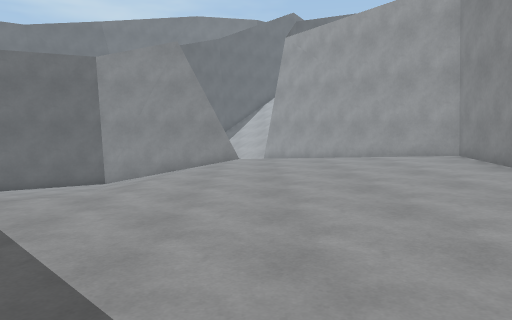
[1] (above)

19 first-person views from a walk through a 3-D level made in the Unity game engine. The camera is 1.4 m above the floor, tilts 6° down and sees 70° across. The floor is counted in squares, 1 m on a side. Each view is taken from the middle of a square. On the plan, view 1 faces up. The plan holds only what a view shows up to about 16 squares ahead; the rest is blank. The place goes on beyond the plan. The player character is not drawn.

[2]
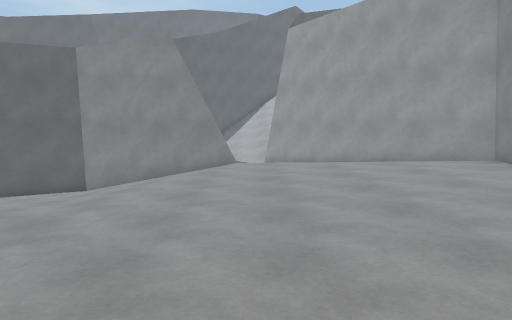

[3]
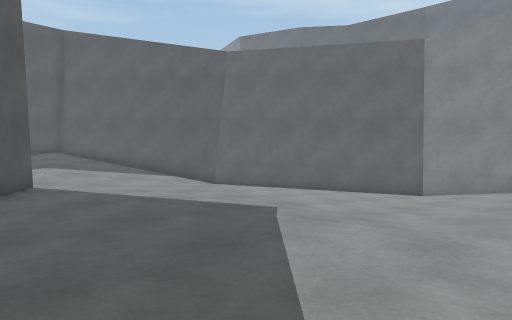

[4]
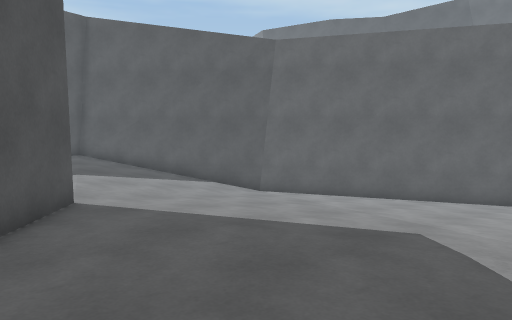

[5]
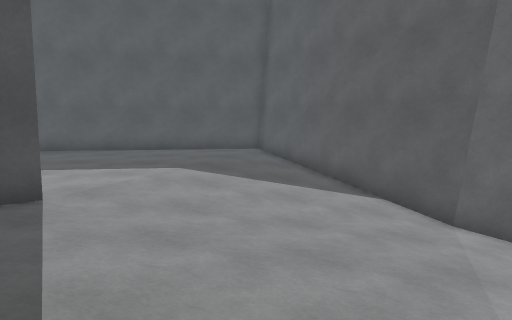

[6]
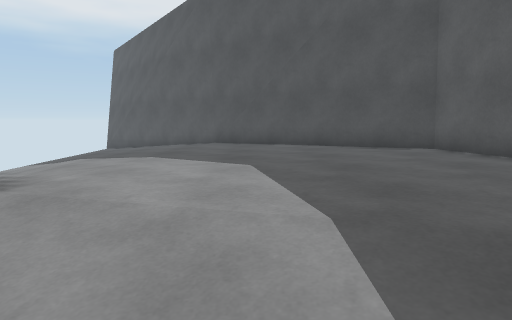

[7]
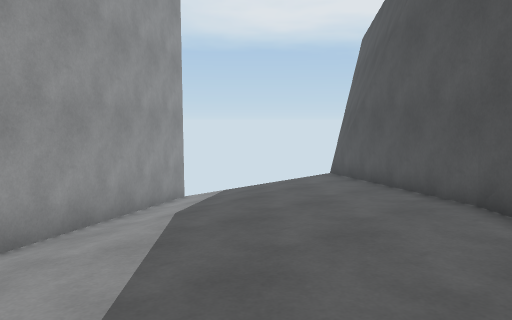

[8]
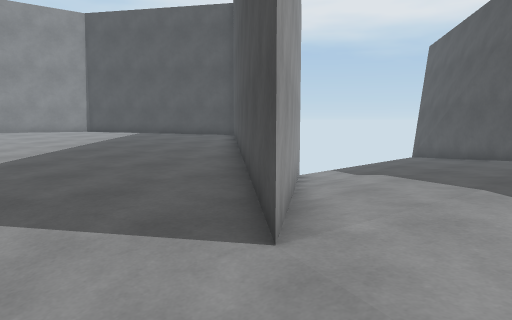

[9]
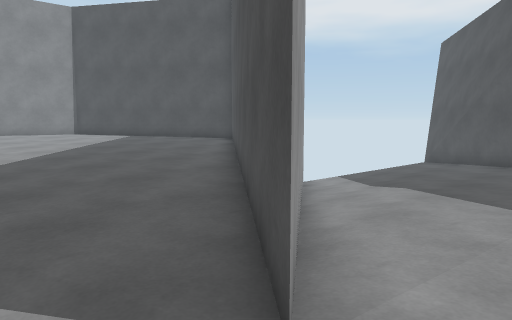

[10]
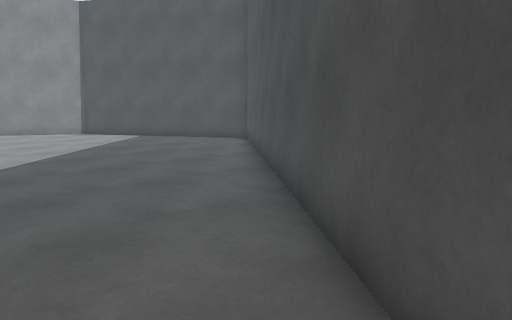

[11]
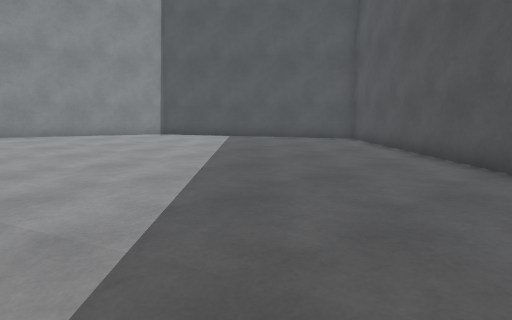

[12]
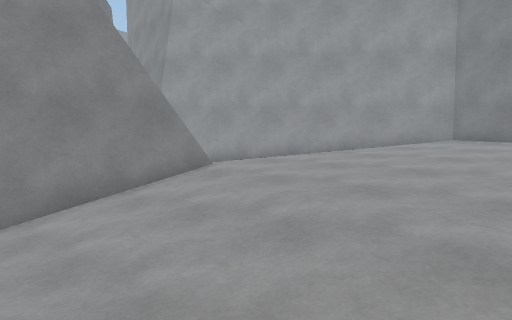

[13]
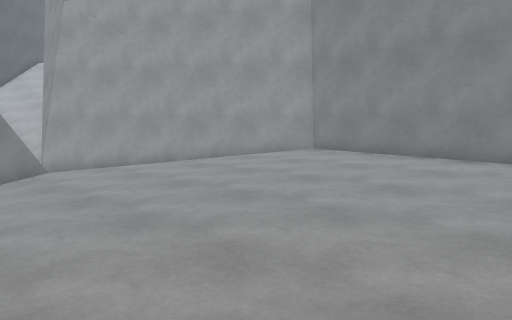

[14]
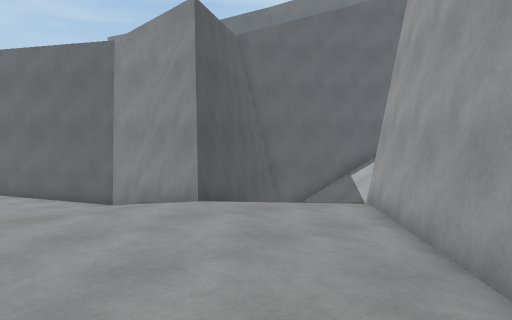

[15]
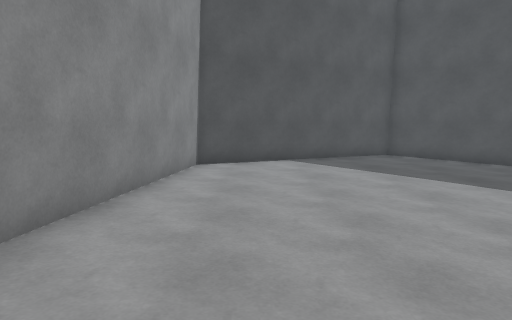

[16]
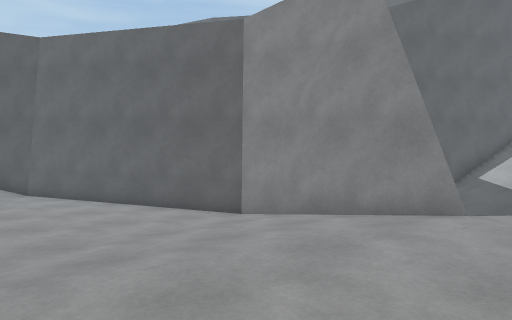

[17]
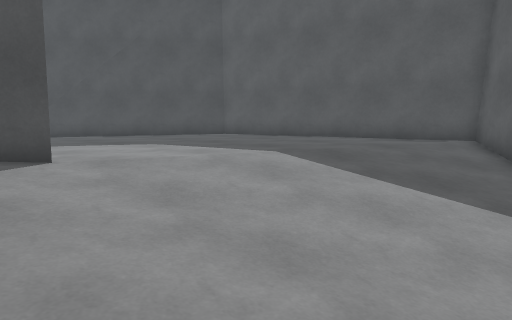

[18]
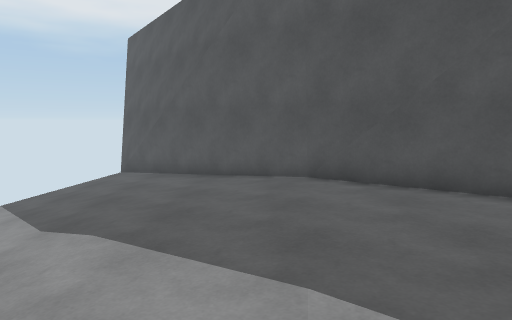

[19]
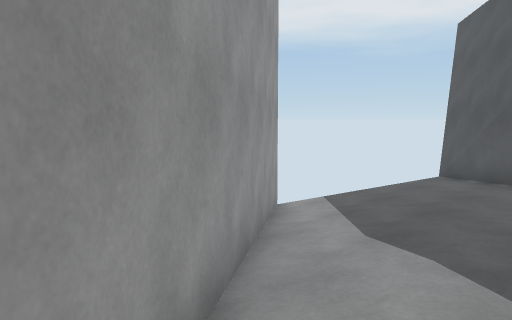

### Floor plan
Key: @ floor where view 1 was taken; # wall or solid block; x gap in a wall; . main floor; : floor 0.25 m higher than the main floor; - floor 0.25 m lower than the main floor; + floor 0.5 m higher than the main floor; _ floor 0.5 m lower than the main floor; < floor 0.75 m lower than the main floor; ( floor 1 m lower than the main floor; ! floor 1.25 m lower than the main floor; ? floor 1.5 m lower than the main floor; / step, stairs or slope; = window, fence, low wall or low ledge.
Columns run from 23 left of view 1 to 7 right of it. Each row starts with its distance up from view 1.
 24                   #   //
 23                   ##  //#
 22                    #   /##
 21                    ##  /_#
 20                     #/ //##
 19                     ## //-##
 18               ########////-##
 17             ###!////##/..//.##
 16           ###!!!!/////.....//#
 15         ###!!!!((/////....:::##
 14        ##!!!!((((<///.....::::#
 13      ###!!!((((<<<///....:::::#
 12    ###//////(<<<<<///....:::::#
 11   ##//////////<<___/.....:::::#
 10 ###/////////////__-/....::::::#
  9 #.//////////////////....::::::#
  8 ##..-///////////--......::::::#
  7  #....--////----........::::::#
  6  #....--------..........:::::+#
  5  #.....----#-...........:::::##
  4  ##.....---##.........:::::::#
  3   #.....----##.......::::::::#
  2   #.....----_##.....:::::::::#
  1   #....-----/<###..::::::::::#
  0   ##...-----__####.::::@::::##
 -1    ##..-----_/<####:::::::###
 -2     ##.-----_//(####:::::##
 -3      ##-----__//!####::###
 -4       ###--___///!# ###=
 -5         ##-___///!##
 -6          ##___<///?x
 -7           ##__<///?
 -8            ##_<//!
 -9             ##<<(
-10              ##<(
-11               ###

Positions as (right, up) in squares from view 1, and headings:
1: (0, 0), facing up
2: (0, 2), facing up
3: (-2, 3), facing up-left
4: (-5, 3), facing up-left
5: (-7, 9), facing left
6: (-16, 10), facing down
7: (-16, 2), facing down-right
8: (-15, 8), facing down-right
9: (-14, 7), facing down-right
10: (-13, 7), facing down-right
11: (-9, 9), facing down-right
12: (-7, 9), facing up-right
13: (-4, 5), facing up-right
14: (6, 12), facing up-left
15: (4, 11), facing down
16: (1, 10), facing up-left
17: (-11, 12), facing down-left
18: (-13, 4), facing down
19: (-12, 3), facing down-right
